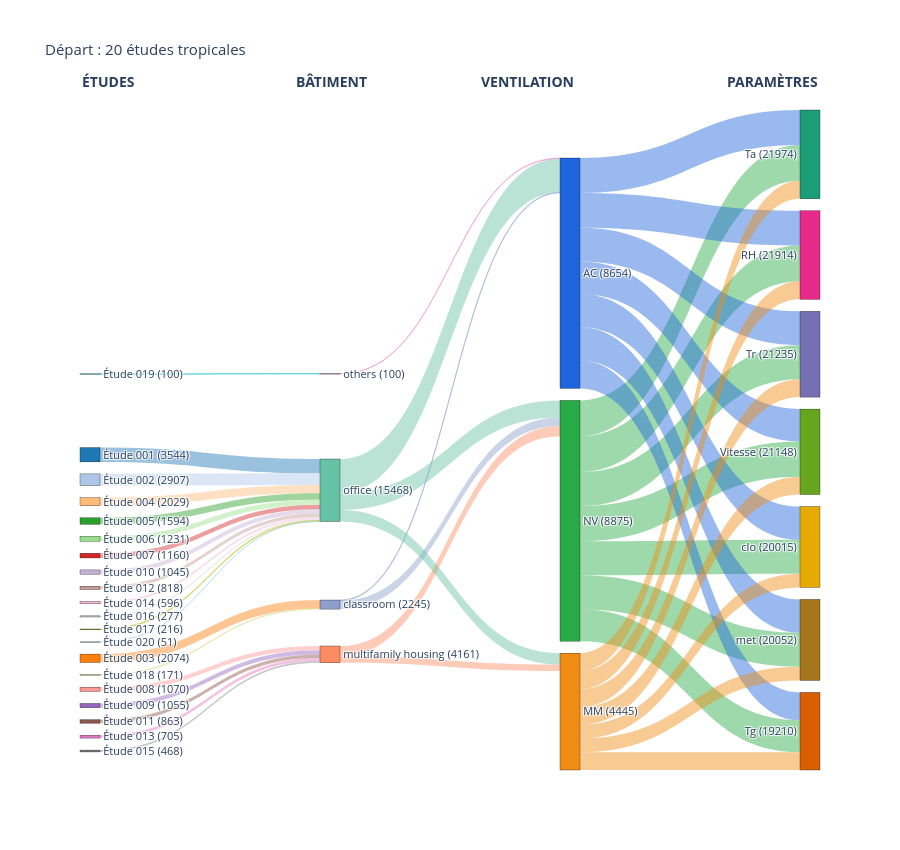

The cell this chart's notebook holds for it:
### Code cell
sankey(etudes_tropicales, "Départ : 20 études tropicales", "sankey_etudes_depart.html")

### Figure 1 — Plotly figure (JSON) as saved in the notebook; plotly's stock layout.template omitted (floating-point values rounded to 4 significant figures)
{"data": [{"link": {"color": ["rgba(31,119,180,0.45)", "rgba(174,199,232,0.45)", "rgba(255,127,14,0.45)", "rgba(255,187,120,0.45)", "rgba(44,160,44,0.45)", "rgba(152,223,138,0.45)", "rgba(214,39,40,0.45)", "rgba(255,152,150,0.45)", "rgba(148,103,189,0.45)", "rgba(197,176,213,0.45)", "rgba(140,86,75,0.45)", "rgba(196,156,148,0.45)", "rgba(227,119,194,0.45)", "rgba(247,182,210,0.45)", "rgba(127,127,127,0.45)", "rgba(199,199,199,0.45)", "rgba(188,189,34,0.45)", "rgba(219,219,141,0.45)", "rgba(23,190,207,0.45)", "rgba(158,218,229,0.45)", "rgba(141,160,203,0.45)", "rgba(141,160,203,0.45)", "rgba(252,141,98,0.45)", "rgba(252,141,98,0.45)", "rgba(102,194,165,0.45)", "rgba(102,194,165,0.45)", "rgba(102,194,165,0.45)", "rgba(231,138,195,0.45)", "rgba(40,170,70,0.45)", "rgba(40,170,70,0.45)", "rgba(40,170,70,0.45)", "rgba(40,170,70,0.45)", "rgba(40,170,70,0.45)", "rgba(40,170,70,0.45)", "rgba(40,170,70,0.45)", "rgba(30,100,220,0.45)", "rgba(30,100,220,0.45)", "rgba(30,100,220,0.45)", "rgba(30,100,220,0.45)", "rgba(30,100,220,0.45)", "rgba(30,100,220,0.45)", "rgba(30,100,220,0.45)", "rgba(240,140,20,0.45)", "rgba(240,140,20,0.45)", "rgba(240,140,20,0.45)", "rgba(240,140,20,0.45)", "rgba(240,140,20,0.45)", "rgba(240,140,20,0.45)", "rgba(240,140,20,0.45)"], "source": [0, 1, 2, 3, 4, 5, 6, 7, 8, 9, 10, 11, 12, 13, 14, 15, 16, 17, 18, 19, 22, 22, 21, 21, 20, 20, 20, 23, 25, 25, 25, 25, 25, 25, 25, 24, 24, 24, 24, 24, 24, 24, 26, 26, 26, 26, 26, 26, 26], "target": [20, 20, 22, 20, 20, 20, 20, 21, 21, 20, 21, 20, 21, 20, 21, 20, 20, 22, 23, 20, 24, 25, 26, 25, 24, 26, 25, 24, 27, 28, 29, 30, 31, 32, 33, 27, 28, 29, 30, 31, 32, 33, 27, 28, 29, 30, 31, 32, 33], "value": [3544, 2907, 2074, 2029, 1594, 1231, 1160, 1070, 1055, 1045, 863, 818, 705, 596, 468, 277, 216, 171, 100, 51, 171, 2074, 1600, 2561, 8383, 2845, 4240, 100, 8875, 7917, 8407, 8867, 8736, 8391, 8406, 8654, 6889, 8383, 8602, 8008, 8236, 8256, 4445, 4404, 4445, 4445, 4404, 3388, 3390]}, "node": {"color": ["rgb(31,119,180)", "rgb(174,199,232)", "rgb(255,127,14)", "rgb(255,187,120)", "rgb(44,160,44)", "rgb(152,223,138)", "rgb(214,39,40)", "rgb(255,152,150)", "rgb(148,103,189)", "rgb(197,176,213)", "rgb(140,86,75)", "rgb(196,156,148)", "rgb(227,119,194)", "rgb(247,182,210)", "rgb(127,127,127)", "rgb(199,199,199)", "rgb(188,189,34)", "rgb(219,219,141)", "rgb(23,190,207)", "rgb(158,218,229)", "rgb(102,194,165)", "rgb(252,141,98)", "rgb(141,160,203)", "rgb(231,138,195)", "rgb(30,100,220)", "rgb(40,170,70)", "rgb(240,140,20)", "rgb(27,158,119)", "rgb(217,95,2)", "rgb(117,112,179)", "rgb(231,41,138)", "rgb(102,166,30)", "rgb(230,171,2)", "rgb(166,118,29)"], "label": ["Étude 001 (3544)", "Étude 002 (2907)", "Étude 003 (2074)", "Étude 004 (2029)", "Étude 005 (1594)", "Étude 006 (1231)", "Étude 007 (1160)", "Étude 008 (1070)", "Étude 009 (1055)", "Étude 010 (1045)", "Étude 011 (863)", "Étude 012 (818)", "Étude 013 (705)", "Étude 014 (596)", "Étude 015 (468)", "Étude 016 (277)", "Étude 017 (216)", "Étude 018 (171)", "Étude 019 (100)", "Étude 020 (51)", "office (15468)", "multifamily housing (4161)", "classroom (2245)", "others (100)", "AC (8654)", "NV (8875)", "MM (4445)", "Ta (21974)", "Tg (19210)", "Tr (21235)", "RH (21914)", "Vitesse (21148)", "clo (20015)", "met (20052)"], "line": {"color": "black", "width": 0.3}, "pad": 12, "thickness": 20}, "type": "sankey"}], "layout": {"annotations": [{"font": {"size": 14}, "showarrow": false, "text": "<b>ÉTUDES</b>", "x": 0, "xref": "paper", "y": 1.06, "yref": "paper"}, {"font": {"size": 14}, "showarrow": false, "text": "<b>BÂTIMENT</b>", "x": 0.34, "xref": "paper", "y": 1.06, "yref": "paper"}, {"font": {"size": 14}, "showarrow": false, "text": "<b>VENTILATION</b>", "x": 0.67, "xref": "paper", "y": 1.06, "yref": "paper"}, {"font": {"size": 14}, "showarrow": false, "text": "<b>PARAMÈTRES</b>", "x": 1, "xref": "paper", "y": 1.06, "yref": "paper"}], "font": {"size": 11}, "height": 850, "margin": {"t": 110}, "title": {"text": "Départ : 20 études tropicales"}}}
